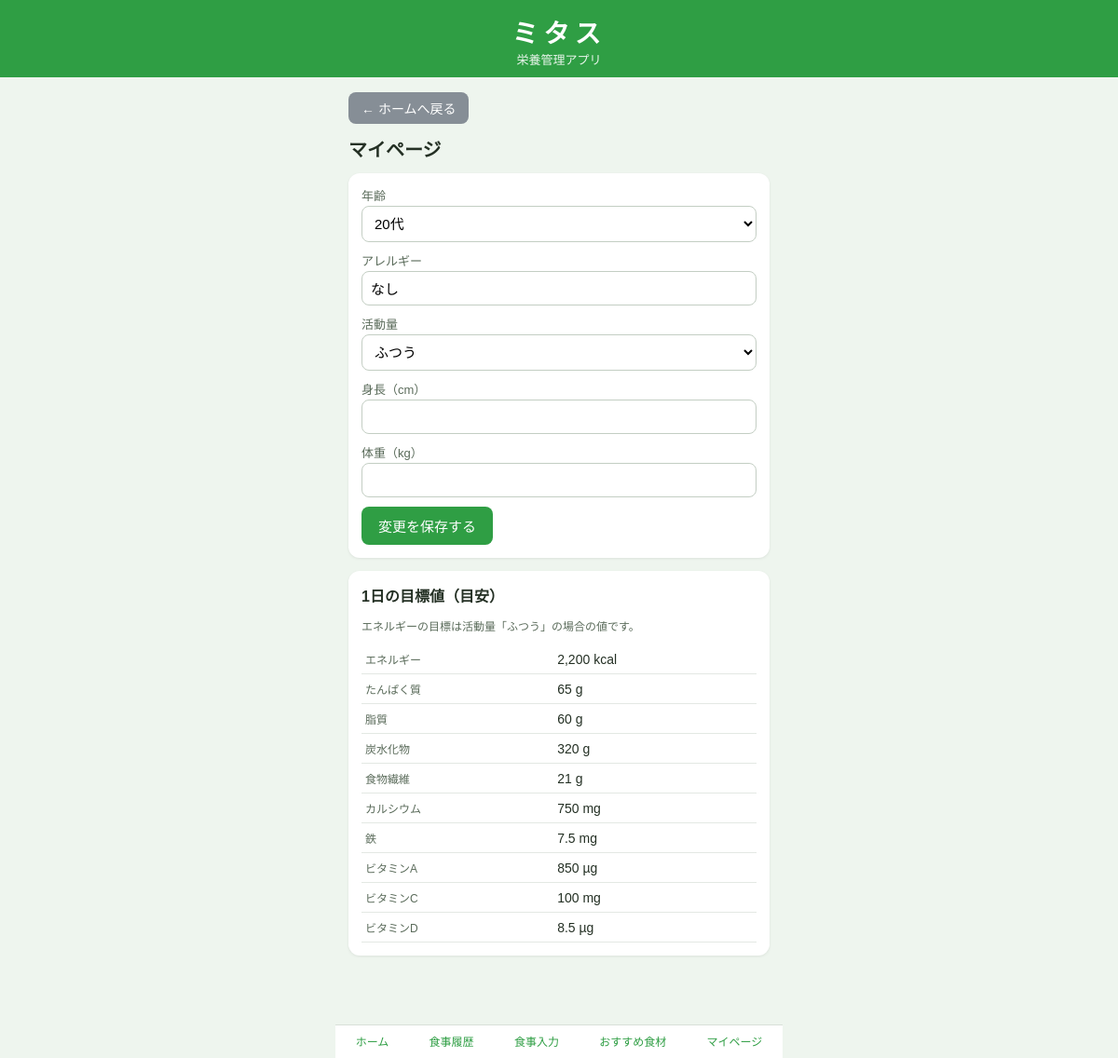
/mypage.php, run on the app's committed database.
### tables this page shows
CREATE TABLE IF NOT EXISTS 11profile (
  id INT PRIMARY KEY,
  age_group VARCHAR(10),
  allergy VARCHAR(100),
  activity VARCHAR(10),
  height DECIMAL(5,1),
  weight DECIMAL(5,1)
);

### db.php (called while the page is built, shortened)
<?php
$DB_HOST = 'localhost';
$DB_NAME = 'db2026';
$DB_USER = 'ここに自分のユーザー名';
$DB_PASS = 'ここに自分のパスワード';
function db() {
    global $DB_HOST, $DB_NAME, $DB_USER, $DB_PASS;
    static $pdo = null;
    if ($pdo === null) {
        $dsn = "mysql:host={$DB_HOST};dbname={$DB_NAME};charset=utf8mb4";
        $pdo = new PDO($dsn, $DB_USER, $DB_PASS, array(
            PDO::ATTR_ERRMODE => PDO::ERRMODE_EXCEPTION,
            PDO::ATTR_DEFAULT_FETCH_MODE => PDO::FETCH_ASSOC,
        ));
    }
    return $pdo;
}
function h($s) {
    return htmlspecialchars((string)$s, ENT_QUOTES, 'UTF-8');
}
function fmtNum($v) {
    $s = number_format((float)$v, 1);
    if (substr($s, -2) === '.0') {
        $s = substr($s, 0, -2);
    }
    return $s;
}
$NUTRIENTS = array(
    'energy'  => array('エネルギー', 'kcal'),
    'protein' => array('たんぱく質', 'g'),
    'fat'     => array('脂質', 'g'),
    'carbs'   => array('炭水化物', 'g'),
    'fiber'   => array('食物繊維', 'g'),
    'calcium' => array('カルシウム', 'mg'),
    'iron'    => array('鉄', 'mg'),
    'vit_a'   => array('ビタミンA', 'µg'),
    'vit_c'   => array('ビタミンC', 'mg'),
    'vit_d'   => array('ビタミンD', 'µg'),
);
function targets($activity) {
    $t = array(
        'energy' => 2200, 'protein' => 65, 'fat' => 60, 'carbs' => 320,
        'fiber' => 21, 'calcium' => 750, 'iron' => 7.5,
        'vit_a' => 850, 'vit_c' => 100, 'vit_d' => 8.5,
    );
    return $t;
}
function getProfile() {
    $row = db()->query("SELECT * FROM 11profile WHERE id = 1")->fetch();
    return $row;
}

### mypage.php (the view, shortened to what this page needs)
<?php
require __DIR__ . '/db.php';
$ageGroups = array('10代', '20代', '30代', '40代', '50代', '60代以上');
$activities = array('低い', 'ふつう', '高い');
$profile = getProfile();
$tg = targets($profile['activity']);
require __DIR__ . '/header.php';
?>
<h1>マイページ</h1>
<form method="post" action="mypage.php">
  <div class="card">
    <label>年齢</label>
    <select name="age_group">
      <?php foreach ($ageGroups as $g): ?>
      <option value="<?= h($g) ?>" <?= $g === $profile['age_group'] ? 'selected' : '' ?>><?= h($g) ?></option>
      <?php endforeach; ?>
    </select>
    <label>アレルギー</label>
    <input type="text" name="allergy" value="<?= h($profile['allergy']) ?>">
    <label>活動量</label>
    <select name="activity">
      <?php foreach ($activities as $a): ?>
      <option value="<?= h($a) ?>" <?= $a === $profile['activity'] ? 'selected' : '' ?>><?= h($a) ?></option>
      <?php endforeach; ?>
    </select>
    <label>身長（cm）</label>
    <input type="number" name="height" step="0.1" value="<?= h($profile['height']) ?>">
    <label>体重（kg）</label>
    <input type="number" name="weight" step="0.1" value="<?= h($profile['weight']) ?>">
    <button type="submit" class="btn">変更を保存する</button>
  </div>
</form>
<div class="card">
  <strong>1日の目標値（目安）</strong>
  <p class="small">エネルギーの目標は活動量「<?= h($profile['activity']) ?>」の場合の値です。</p>
  <table>
    <?php foreach ($NUTRIENTS as $k => $nut): ?>
    <tr>
      <th><?= h($nut[0]) ?></th>
      <td><?= fmtNum($tg[$k]) ?> <?= h($nut[1]) ?></td>
    </tr>
    <?php endforeach; ?>
  </table>
</div>
<?php require __DIR__ . '/footer.php'; ?>

### style.css (style rules this page uses)
* { box-sizing: border-box; }
body { margin: 0; font-family: "Hiragino Kaku Gothic ProN", "Yu Gothic", sans-serif; background: #eef5ee; color: #243024; }
h1 { font-size: 20px; margin: 4px 0 12px; }
.card { background: #fff; border-radius: 12px; padding: 14px; margin-bottom: 14px; box-shadow: 0 1px 3px rgba(0,0,0,0.08); }
.btn { display: inline-block; background: #2f9e44; color: #fff; border: none; border-radius: 8px; padding: 10px 18px; font-size: 15px; cursor: pointer; text-decoration: none; }
input[type="text"], input[type="date"], input[type="number"], select { width: 100%; padding: 9px; font-size: 15px; border: 1px solid #c3cec3; border-radius: 8px; margin-bottom: 10px; background: #fff; }
label { font-size: 13px; color: #5a6b5a; display: block; margin-bottom: 2px; }
table { width: 100%; border-collapse: collapse; font-size: 14px; }
th, td { border-bottom: 1px solid #e3e8e3; padding: 7px 4px; text-align: left; }
th { color: #5a6b5a; font-weight: normal; font-size: 12px; }
.small { font-size: 12px; color: #5a6b5a; }

### data on the page
11profile: allergy "なし", activity "ふつう", activity "2,200", activity "65", activity "60", activity "320", activity "21", activity "750", activity "7.5", activity "850", activity "100", activity "8.5"

### other printed values
$nut[0] "エネルギー"
$nut[1] "kcal"
$nut[0] "たんぱく質"
$nut[1] "g"
$nut[0] "脂質"
$nut[0] "炭水化物"
$nut[0] "食物繊維"
$nut[0] "カルシウム"
$nut[1] "mg"
$nut[0] "鉄"
$nut[0] "ビタミンA"
$nut[1] "µg"
$nut[0] "ビタミンC"
$nut[0] "ビタミンD"
form field age_group "20代"
